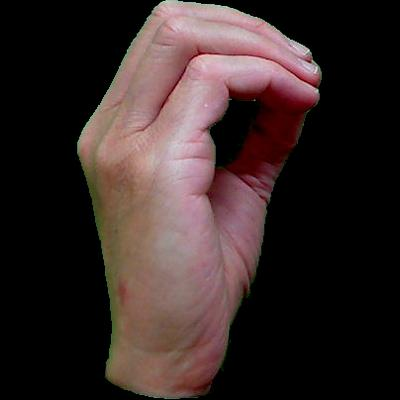
#> input picture asl_dataset/0/hand1_0_dif_seg_1_cropped.jpeg, 400 x 400 px; its folder holds only this picture in this run
$ jupyter execute --allow-errors ASLModel.ipynb
#> lines starting #> are read from the running program, lines starting #| are printed output that depends on the picture
### Layers/MaxPooling.py
import numpy as np
import math


class MaxPooling:
    """This class implements the Max Pooling layer which reduces the image's dimensions."""

    def __init__(self, pool_size, stride):
        self.pool_size = pool_size
        self.stride = stride
        self.input = None

    """Reduces the dimensions of the input image by selecting the maximum element in each pool window."""
    def forward(self, input):
        self.input = input
        input_depth, input_height, input_width = input.shape

        output_height = math.floor((input_height - self.pool_size) / self.stride) + 1
        output_width = math.floor((input_width - self.pool_size) / self.stride) + 1
        output = np.zeros((input_depth, output_height, output_width))

        for channel in range(input_depth):
            # Iterate over each possible overlap of the pool window which is shifted stride units each iteration
            for row in range(0, input_height - self.pool_size + 1, self.stride):
                for col in range(0, input_width - self.pool_size + 1, self.stride):
                    # Extracts the overlap of the pool window and the original input image
                    overlap = self.input[channel, row: row + self.pool_size, col: col + self.pool_size]
                    # Enter the maximum element into the output matrix with lower dimensions than the input image
                    output[channel, math.floor(row / self.stride), math.floor(col / self.stride)] = np.max(overlap)

        return output

    """Updates the gradients of the max elements selected in the Max Pooling forward propagation."""
    def backward(self, output_grad, learning_rate):
        input_grad = np.zeros_like(self.input)
        input_depth, input_height, input_width = self.input.shape

        # Iterates in the similar fashion to the forward propagation
        for channel in range(input_depth):
            for row in range(0, input_height - self.pool_size + 1, self.stride):
                for col in range(0, input_width - self.pool_size + 1, self.stride):
                    overlap = self.input[channel, row: row + self.pool_size, col: col + self.pool_size]
                    # Flattens to find the index of the max element and scales it to the index in the overlap region
                    max_index = np.unravel_index(np.argmax(overlap, axis=None), overlap.shape)
                    # Adds corresponding element of output grad to the input grad at the max element's index
                    input_grad[channel, row + max_index[0], col + max_index[1]] = output_grad[channel, math.floor(row / self.stride), math.floor(col / self.stride)]

        return input_grad

### Layers/Flatten.py
import numpy as np


class Flatten:
    """This class implements the Flatten layer which converts a multidimensional array into a 1D array."""

    def __init__(self):
        self.input_shape = None

    """Flattens input into a 1D array."""
    def forward(self, input):
        self.input_shape = input.shape
        return input.flatten()

    """Converts a flattened 1D array back into the original input's shape."""
    def backward(self, output_grad, learning_rate):
        return output_grad.reshape(self.input_shape)

### Layers/FullyConnected.py
import numpy as np


class FullyConnected:
    """This class implements the final major part of a CNN, the Fully Connected Layer or Dense Layer."""

    def __init__(self, input_size, output_size):
        self.input_size = input_size
        self.output_size = output_size

        # Uses the Xavier method of initializing weights with a uniform distribution
        self.weights = np.random.randn(self.input_size, self.output_size) * np.sqrt(1 / input_size)
        self.biases = np.zeros(self.output_size)

        self.input = None
        self.output = None

    """Computes the linear combination of the input with the layer's weights and biases."""
    def forward(self, input):
        self.input = input
        self.output = np.dot(self.input, self.weights) + self.biases
        return self.output

    """Computes the gradients for the weights, biases, and input to update the layer's properties and provide the
    input for the next layer in back propagation."""
    def backward(self, output_grad, learning_rate):
        # Weights gradient from the dot product of flattened input and output gradient
        weights_grad = np.dot(self.input.reshape(-1, 1), output_grad.reshape(1, -1))
        # Input gradient from the dot product of the output gradient and transposed weights reshaped into the layer's input shape
        input_grad = np.dot(output_grad, self.weights.T).reshape(self.input.shape)

        # Update the weights and biases using the gradients and learning rate
        self.weights -= learning_rate * weights_grad
        self.biases -= learning_rate * output_grad

        return input_grad

### Activation/Softmax.py
import numpy as np


class Softmax:
    """This class implements the softmax which maps the Fully Connected Layer's output to a probability distribution
    for each of the labels."""

    def __init__(self):
        self.output = None

    """Created probability distribution for a given array outputted by the Fully Connected Layer."""
    def forward(self, input):
        exps = np.exp(input - np.max(input))
        self.output = exps / np.sum(exps)
        return self.output

    """Computes gradient of probability distribution."""
    def backward(self, input, learning_rate):
        jacob = np.diag(self.output) - np.outer(self.output, self.output)
        return np.dot(jacob, input)

### Model/Network.py
import numpy as np


class Network:
    """This class implements the core of the neural network including the functionality to train and predict on given
    data."""
    def __init__(self, network, loss):
        self.network = network
        self.loss = loss

    """Predicts the label for a given input using forward propagation on each of the network's layers."""
    def predict(self, input):
        # Forward propagate starting with input
        output = input

        for layer in self.network:
            output = layer.forward(output)

        return output

    """Trains the model by updating the weights and biases of each layer through back propagation."""
    def train(self, x_train, y_train, epochs, learning_rate):
        # Iterate through each epoch
        for epoch in range(epochs):
            print("On epoch", epoch)
            # Iterate through each training sample
            for i in range(x_train.shape[0]):
                output = self.predict(x_train[i])

                # Back propagate starting with error gradient
                grad = self.loss.backward(y_train[i], output)
                for layer in reversed(self.network):
                    grad = layer.backward(grad, learning_rate)

### Layers/Convolution.py
import numpy as np
from scipy import signal


class Convolution:
    """This class implements the convolutional stage of the CNN which emphasizes the image's central features."""

    def __init__(self, input_shape, output_depth, kernel_size):
        self.input_shape = input_shape
        self.output_depth = output_depth
        self.kernel_size = kernel_size
        input_depth, input_height, input_width = self.input_shape
        self.input_depth = input_depth

        self.output_shape = (output_depth, input_height - kernel_size + 1, input_width - kernel_size + 1)
        self.kernel_shape = (output_depth, input_depth, kernel_size, kernel_size)

        # Uses the Xavier method of initializing weights with a uniform distribution
        self.kernels = np.random.randn(*self.kernel_shape) * np.sqrt(1 / (input_depth * kernel_size * kernel_size))
        self.biases = np.zeros(self.output_shape)

        self.input = None
        self.output = None

    """Computes the convoluted matrix by overlaying the input image with the kernel."""
    def forward(self, input):
        self.input = input
        self.output = np.copy(self.biases)

        # Iterate through each output channel and accumulate the valid correlation value of the input channel with the associated kernels
        for output_channel in range(self.output_depth):
            for input_channel in range(self.input_depth):
                self.output[output_channel] += signal.correlate2d(self.input[input_channel],
                                                                  self.kernels[output_channel, input_channel], "valid")

        return self.output

    """Computes the gradients and adjusts kernels and biases and the input."""
    def backward(self, output_grad, learning_rate):
        kernel_grad = np.zeros_like(self.kernels)
        input_grad = np.zeros_like(self.input)

        # Iterate through each output channel and accumulate the valid correlation value of the input channel with the associated kernels
        for output_channel in range(self.output_depth):
            for input_channel in range(self.input_depth):
                kernel_grad[output_channel, input_channel] += signal.correlate2d(self.input[input_channel],
                                                                                 output_grad[output_channel], "valid")
                input_grad[input_channel] += signal.convolve2d(output_grad[output_channel],
                                                               self.kernels[output_channel, input_channel], "full")

        self.kernels -= learning_rate * kernel_grad
        self.biases -= learning_rate * output_grad

        return input_grad

### Loss/CrossEntropyLossFunction.py
import numpy as np


class CrossEntropyLossFunction:
    """This class implements the cross entropy loss function which is used for training and evaluating the model."""

    """Defines the loss function which can be used for analysis and evaluation of the model."""
    def forward(self, y_true, y_pred):
        # Add a epsilon constant to avoid log(0) error
        return -np.sum(y_true * np.log(y_pred + 1e-10))

    """Defines the back propagation of the loss function which initiates the model's training process."""
    def backward(self, y_true, y_pred):
        return y_pred - y_true

### Activation/ReLU.py
import numpy as np


class ReLU:
    """This class implements the Rectified Linear Unit (ReLU) activation function used throughout the network."""

    def __init__(self):
        self.input = None

    """ReLU activation function for forward propagation."""
    def forward(self, input):
        self.input = input
        return np.maximum(0, input)

    """Back propagation of ReLU."""
    def backward(self, output_grad, learning_rate):
        # Generates new np array with 0s and 1s representing the result of the given condition
        relu_grad = np.where(self.input > 0, 1, 0)
        return output_grad * relu_grad

### Model/ASLModel.ipynb
Imports

[cell 1]
import numpy as np
import os
import cv2
import matplotlib.pyplot as plt
from sklearn.model_selection import train_test_split
import pandas as pd

[cell 2]
from Model.Network import Network
from Layers.MaxPooling import MaxPooling
from Layers.FullyConnected import FullyConnected
from Layers.Convolution import Convolution
from Loss.CrossEntropyLossFunction import CrossEntropyLossFunction
from Activation.Softmax import Softmax
from Layers.Flatten import Flatten
from Activation.ReLU import ReLU

Preprocess Images

[cell 3]
image_shape = (64, 64)

Extract Data

[cell 4]
# Sort the folders in the dataset in alphabetical order

classes = sorted(os.listdir('../asl_dataset'))

[cell 5]
images = []
labels = []

# Extract the images and labels of each subdirectory in the dataset
for folder in classes:
    folder_dir = os.path.join('../asl_dataset', folder)

    for image in os.listdir(folder_dir):
        img_path = os.path.join(folder_dir, image)

        data_sample = cv2.imread(img_path, cv2.IMREAD_GRAYSCALE)
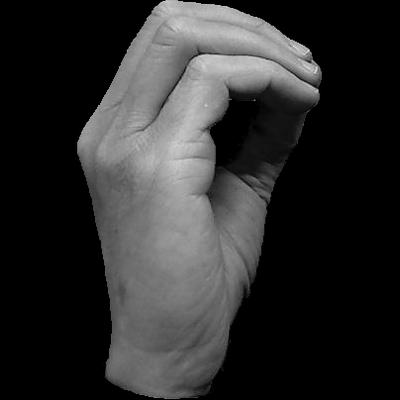
#> data_sample: shape (400, 400); min 0, max 235, mean 45.3
        data_sample = cv2.resize(data_sample, image_shape)
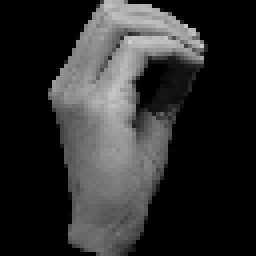
#> data_sample: shape (64, 64) (shown 4 times larger); min 0, max 204, mean 45.2
        data_sample = data_sample / 255.0

        images.append(data_sample)
        labels.append(folder)
#> pass 2 of the loop `for folder in classes:`:
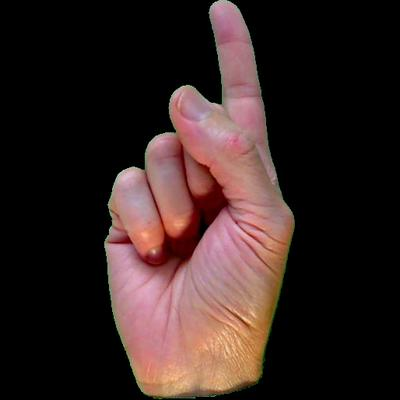
#> input picture asl_dataset/1/hand1_1_bot_seg_2_cropped.jpeg, 400 x 400 px
#> `data_sample = cv2.imread(img_path, cv2.IMREAD_GRAYSCALE)`:
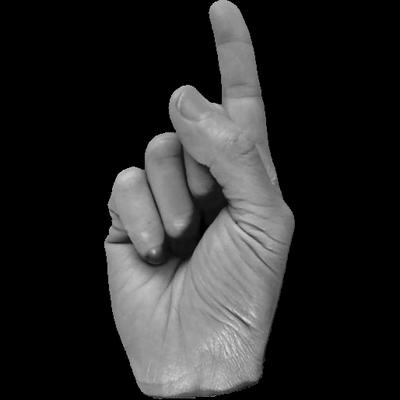
#> data_sample: shape (400, 400); min 0, max 220, mean 40.5
#> `data_sample = cv2.resize(data_sample, image_shape)`:
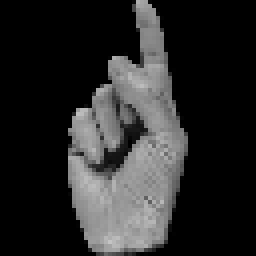
#> data_sample: shape (64, 64) (shown 4 times larger); min 0, max 196, mean 40.4

Preprocess the Data

[cell 6]
# Reshape the images to create the x_data

x_data = np.array(images).reshape(-1, 1, image_shape[0], image_shape[1])

[cell 7]
# One-hot-encode the labels using pandas to create the y_data

df = pd.DataFrame(labels)
df = pd.get_dummies(df)

y_data = df.values

[cell 8]
# Split the data in training and testing sets

x_train, x_test, y_train, y_test = train_test_split(x_data, y_data, test_size=0.2)
#> y_train = [[True, False]]; y_test = [[False, True]]

Create and Train the Model

[cell 9]
# Define the loss function and network layers for both image sizes

loss_function = CrossEntropyLossFunction()

network_layers_28 = [
    # Input (Image Shape): 1 (Grayscale Channel) * 28 * 28. Convolution using a kernel of size 3 to create an output with depth 8. Output: 8 * 26 * 26.
    Convolution(input_shape=(1, 28, 28), output_depth=8, kernel_size=3),
    ReLU(),
    # Max Pooling will divide shape by the stride. Output of Max Pooling: 8 * 13 * 13.
    MaxPooling(pool_size=2, stride=2),

    # Input: 8 * 13 * 13. Often, each Convolution Layer doubles the output_depth. Output: 16 * 11 * 11
    Convolution(input_shape=(8, 13, 13), output_depth=16, kernel_size=3),
    ReLU(),
    # Output: 16 * 5 * 5.
    MaxPooling(pool_size=2, stride=2),

    # Flattening multidimensional array to 1D. Input: 16 * 5 * 5.
    Flatten(),

    FullyConnected(input_size=16 * 5 * 5, output_size=128),
    ReLU(),

    # Input: 128. Output: 36 (Number of total labels).
    FullyConnected(input_size=128, output_size=y_data.shape[1]),
    Softmax()
]

network_layers_64 = [
    # Input (Image Shape): 1 (Grayscale Channel) * 64 * 64. Convolution using a kernel of size 3 to create an output with depth 16. Output: 16 * 62 * 62.
    Convolution(input_shape=(1, 64, 64), output_depth=16, kernel_size=3),
    ReLU(),
    # Max Pooling will divide shape by the stride. Output of Max Pooling: 16 * 31 * 31.
    MaxPooling(pool_size=2, stride=2),

    # Input: 16 * 31 * 31. Often, each Convolution Layer doubles the output_depth. Output: 32 * 29 * 29
    Convolution(input_shape=(16, 31, 31), output_depth=32, kernel_size=3),
    ReLU(),
    # Output: 32 * 14 * 14.
    MaxPooling(pool_size=2, stride=2),

    # Input: 32 * 14 * 14. Output: 64 * 12 * 12.
    Convolution(input_shape=(32, 14, 14), output_depth=64, kernel_size=3),
    ReLU(),
    # Output: 64 * 6 * 6.
    MaxPooling(pool_size=2, stride=2),

    # Flattening multidimensional array to 1D. Input: 64 * 6 * 6.
    Flatten(),

    FullyConnected(input_size=64 * 6 * 6, output_size=256),
    ReLU(),

    # Input: 256. Output: 36 (Number of total labels).
    FullyConnected(input_size=256, output_size=y_data.shape[1]),
    Softmax()
]

[cell 10]
ASL_model = Network(network_layers_64, loss_function)

[cell 11]
ASL_model.train(x_train, y_train, 20, 0.01)
#> the loop in train, `for epoch in range(epochs):` made 20 passes
#> pass 1, in backward (call 2), `weights_grad = np.dot(self.input.reshape(-1, 1), output_grad.reshape(1..`:
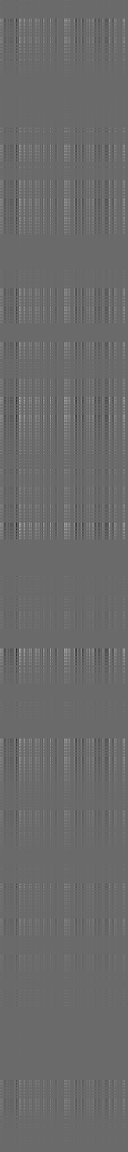
#> weights_grad: shape (2304, 256) float64 (shown at 1/2 size); min -0.0614, max 0.0857, mean 0.000511; drawn with min black and max white
#> pass 1, in backward (call 2), `self.weights -= learning_rate * weights_grad`:
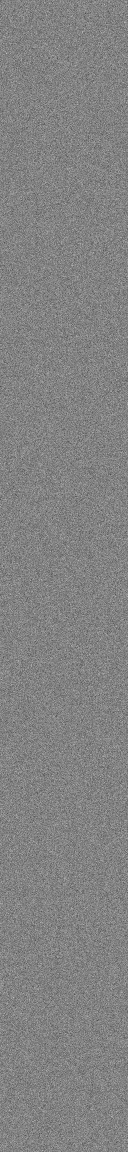
#> self.weights: shape (2304, 256) float64 (shown at 1/2 size); min -0.103, max 0.0979, mean -2.36e-05; drawn with min black and max white

Save and Retrieve the Model

[cell 12]
import pickle

"""Save the trained model's weights and biases in a pickle (.pkl) file."""
def save_model(model, model_path):
    with open(model_path, 'wb') as file:
        pickle.dump(model, file)

"""Load the model from the pickle file."""
def get_model(model_path):
    with open(model_path, 'rb') as model:
        CNN = pickle.load(model)

    return CNN

[cell 13]
save_path = '../ASL_trained_CNN64x64.pkl'
save_model(ASL_model, save_path)

Predict and Evaluate

[cell 14]
"""Gets true and predicted labels for a given image."""
def get_labels(image, index, CNN):
    label = np.argmax(y_test[index])
    prediction = CNN.predict(image)
    pred_label = np.argmax(prediction)

    return label, pred_label

[cell 15]
"""Use the trained CNN to predict on a random image in the testing set."""
def predict(CNN):
    rand_index = np.random.randint(0, len(x_test) - 1)
    image = x_test[rand_index]

    label, pred_label = get_labels(image, rand_index, CNN)

    print("True Label: ", classes[label])
    print("Predicted Label: ", classes[pred_label])

    plt.imshow(image[0], cmap='gray')
    plt.show()

[cell 16]
"""Evaluate the percent accuracy of the trained CNN against the testing set."""
def accuracy(CNN):
    cnt = 0

    for i in range(len(x_test)):
        image = x_test[i]
        label, pred_label = get_labels(image, i, CNN)

        if pred_label == label:
            cnt += 1

    return (cnt / len(x_test)) * 100

Evaluate 28x28 Image With 20 Epochs

[cell 17]
model_path = '../ASL_trained_CNN28x28.pkl'

#> (the rest of this cell did not finish here and is left out)

Evaluate 64x64 Image With 20 Epochs

[cell 18]
model_path = '../ASL_trained_CNN64x64.pkl'

CNN_model_64 = get_model(model_path)
